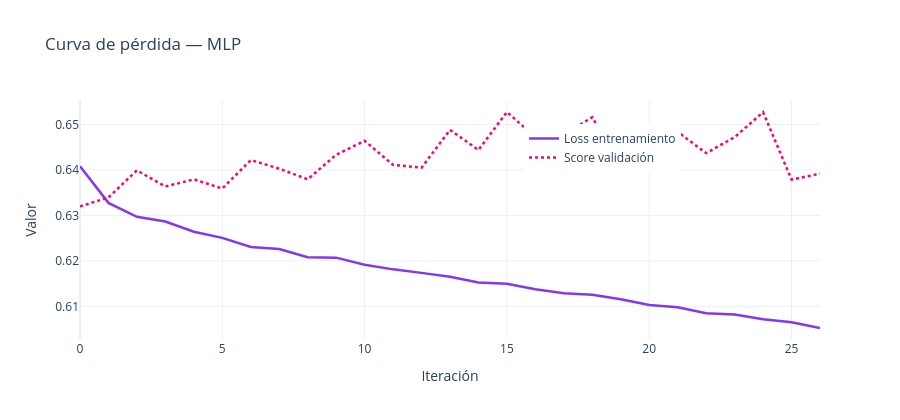

Source (notebook cell):
### Code cell
# -- Visualización 4: Curva de pérdida ----------------------------------------------
fig_loss = go.Figure()
fig_loss.add_trace(go.Scatter(
    y=mlp.loss_curve_,
    mode='lines',
    name='Loss entrenamiento',
    line=dict(color='#8338EC', width=2.5)
))
fig_loss.add_trace(go.Scatter(
    y=mlp.validation_scores_,
    mode='lines',
    name='Score validación',
    line=dict(color='#FF006E', width=2.5, dash='dot')
))
fig_loss.update_layout(
    title='Curva de pérdida — MLP',
    xaxis_title='Iteración',
    yaxis_title='Valor',
    height=420,
    template='plotly_white',
    legend=dict(x=0.6, y=0.9)
)
fig_loss.show()

### Figure 1 — Plotly figure (JSON) as saved in the notebook; plotly's stock layout.template omitted (floating-point values rounded to 4 significant figures)
{"data": [{"line": {"color": "#8338EC", "width": 2.5}, "mode": "lines", "name": "Loss entrenamiento", "type": "scatter", "y": [0.6408, 0.6327, 0.6297, 0.6286, 0.6264, 0.625, 0.6231, 0.6226, 0.6208, 0.6207, 0.6191, 0.6181, 0.6174, 0.6165, 0.6152, 0.615, 0.6137, 0.6129, 0.6125, 0.6116, 0.6103, 0.6098, 0.6085, 0.6082, 0.6072, 0.6065, 0.6052]}, {"line": {"color": "#FF006E", "dash": "dot", "width": 2.5}, "mode": "lines", "name": "Score validación", "type": "scatter", "y": [0.632, 0.6339, 0.6399, 0.6363, 0.6379, 0.6359, 0.6422, 0.6403, 0.6379, 0.6433, 0.6464, 0.6411, 0.6405, 0.6488, 0.6444, 0.6527, 0.6472, 0.6477, 0.6516, 0.6408, 0.6422, 0.6484, 0.6437, 0.6472, 0.6527, 0.6379, 0.6392]}], "layout": {"height": 420, "legend": {"x": 0.6, "y": 0.9}, "title": {"text": "Curva de pérdida — MLP"}, "xaxis": {"title": {"text": "Iteración"}}, "yaxis": {"title": {"text": "Valor"}}}}
